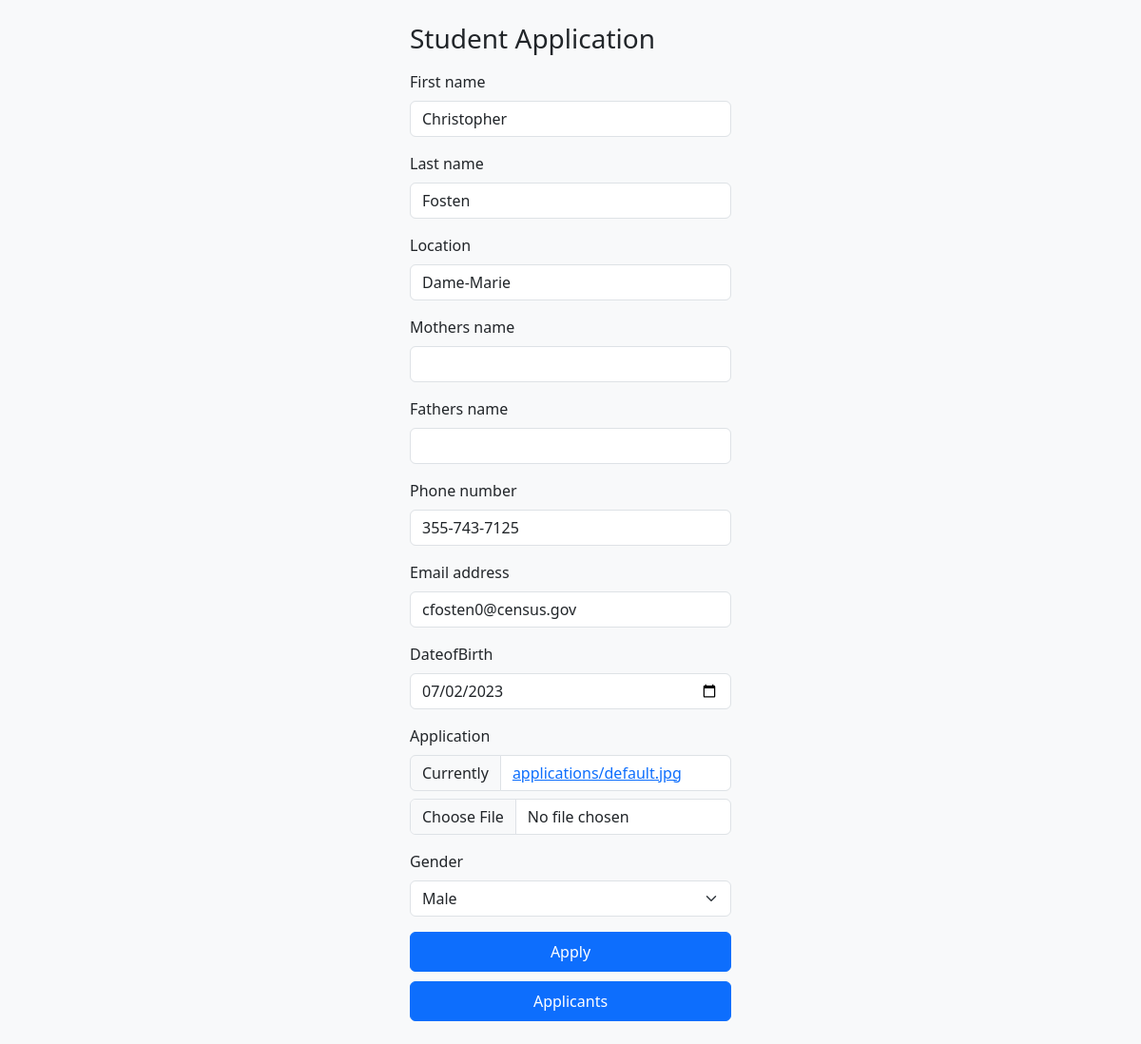
The page /student/update/4 on the database its author committed.
### Formpractise/models.py (models this page shows, shortened)
class Student(models.Model):
    choices = ((False,'Male'),(False,'Female'),(False,'Other'))
    first_name = models.CharField(max_length=20)
    last_name = models.CharField(max_length=20)
    location = models.CharField(max_length=20)
    mothers_name = models.CharField(max_length=20,null=True)
    fathers_name = models.CharField(max_length=20,null=True)
    phone_number = models.CharField(unique=True,max_length=30)
    email_address = models.EmailField(unique=True)
    dateofBirth = models.DateField(null=True)
    application = models.ImageField(upload_to=unique_img,default='applications/default.jpg')
    gender = models.BooleanField(choices=choices,default=False)
    created_at = models.DateTimeField(auto_now_add=True)

### Formpractise/views.py (the view)
# urls.py: path('student/update/<int:employeeid>',views.update_employee,name='update')
def update_employee(request, employeeid):
    to_update = Student.objects.get(pk=employeeid)
    if request.method == 'POST':
        form = studentform(request.POST , instance=to_update)
        if form.is_valid():
            form.save()
            messages.success(request,"Updated Successfully")
            return redirect('student',employeeid)
    else:
        form = studentform(instance=to_update)
    return render(request,'home.html',{"form":form})

### Formpractise/forms.py
class studentform(forms.ModelForm):
    class Meta:
        model = Student
        fields = "__all__"
        widgets = {
                'dateofBirth': forms.DateInput(attrs={'type':'date'})
        }

### templates/home.html (shortened to what this page needs)
{% load crispy_forms_filters %}
<!DOCTYPE html>
<html lang="en">
<head>
        <link rel="stylesheet" href="https://cdn.jsdelivr.net/npm/@docsearch/css@3">
    <link href="https://cdn.jsdelivr.net/npm/bootstrap@5.3.2/dist/css/bootstrap.min.css" rel="stylesheet">
</head>
 <body class="d-flex align-items-center py-4 bg-body-tertiary">
  <main class="container form-signin w-100 m-auto" style="display: flex;justify-content: center">
    <form method="post"enctype="multipart/form-data">
      <h1 class="h3 mb-3 fw-normal">Student Application</h1>
      <div class="form-floating">
        {{ form|crispy }}
        <button class="btn btn-primary w-100 py-2" type="submit">Apply</button>
           <a href="{% url 'allstudents' %}" type="button" class="btn btn-primary w-100 py-2" style="margin-top: 10px">Applicants</a>
      </div>
    </form>
  </main>
</body>
</html>

### rows shown on the page
Student: first_name "Christopher", last_name "Fosten", location "Dame-Marie", phone_number "355-743-7125", email_address "cfosten0@census.gov", dateofBirth "07/02/2023", gender "Male"
